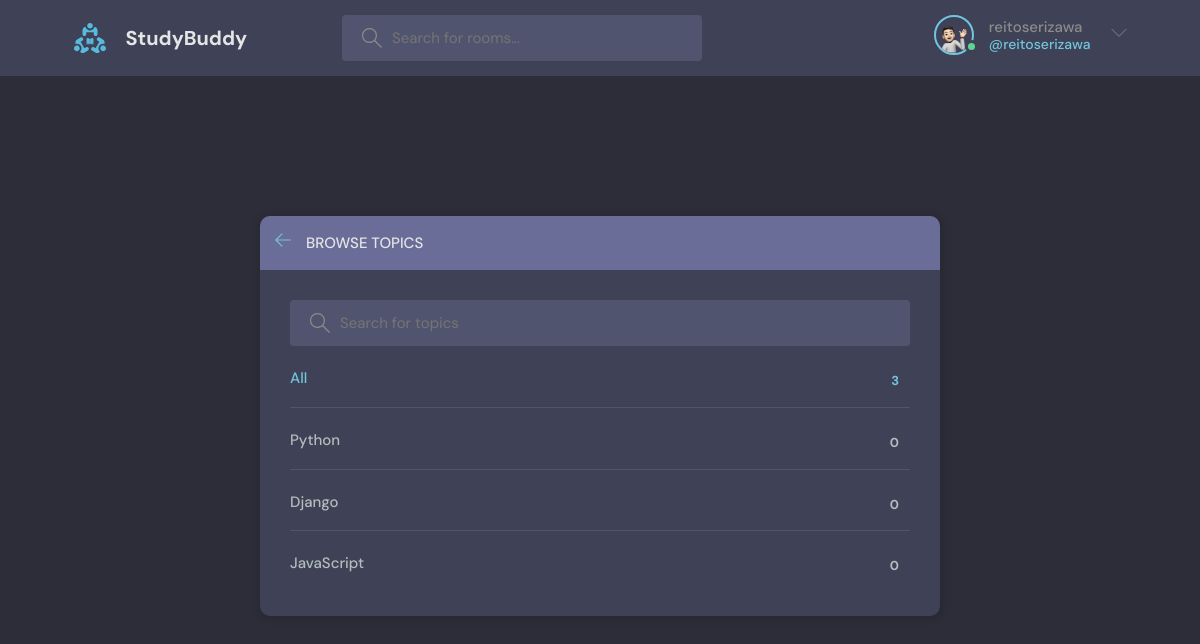
Page /topics/ (signed in) on the earlier database version.
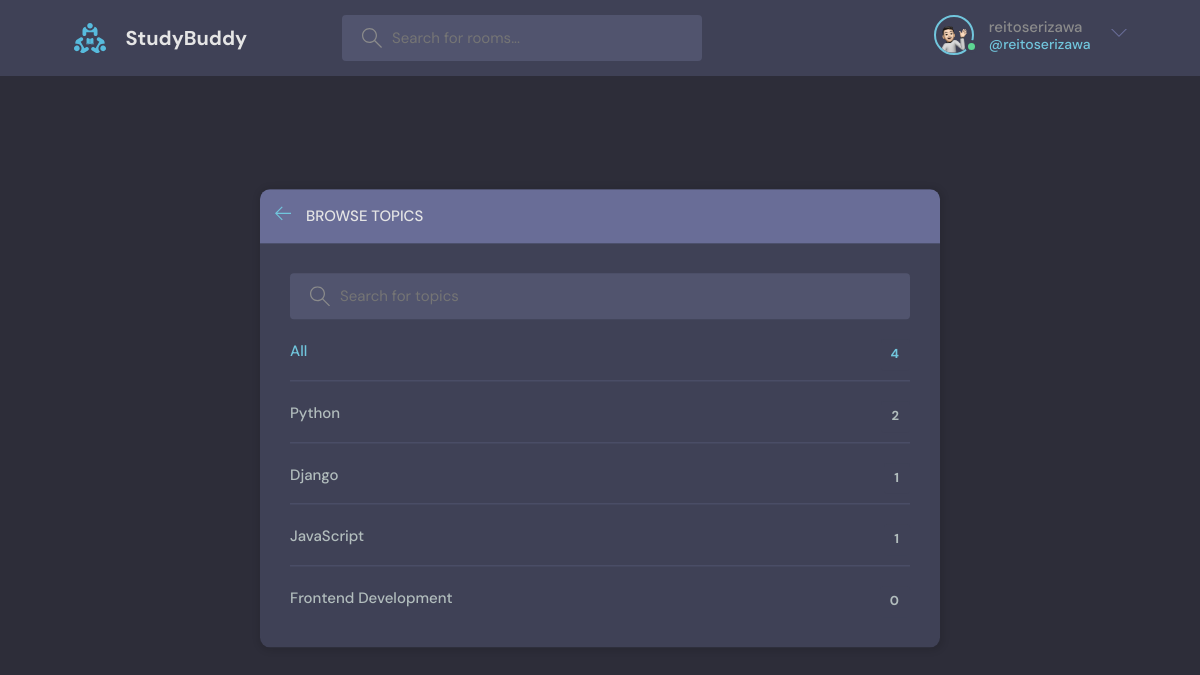
Same page on the later database version.
### base/models.py (models this page shows, shortened)
class Topic(models.Model):
    name = models.CharField(max_length=200)

### base/views.py (the view)
# urls.py: path('topics/', views.topicsPage, name="topics"),
def topicsPage(request):
    q = request.GET.get('q') if request.GET.get('q') != None else ''
    topics = Topic.objects.filter(name__icontains=q)
    context = {'topics': topics}
    return render(request, 'base/topics.html', context)

### base/templates/base/topics.html (shortened to what this page needs)
{%extends 'main.html'%}{%block content%}
<main class="create-room layout">
  <div class="container">
    <div class="layout__box">
      <div class="layout__boxHeader">
        <div class="layout__boxTitle">
          <a href="{{request.META.HTTP_REFERER}}">
            <svg
              version="1.1"
              xmlns="http://www.w3.org/2000/svg"
              width="32"
              height="32"
              viewBox="0 0 32 32"
            >
              <title>arrow-left</title>
              <path
                d="M13.723 2.286l-13.723 13.714 13.719 13.714 1.616-1.611-10.96-10.96h27.625v-2.286h-27.625l10.965-10.965-1.616-1.607z"
              ></path>
            </svg>
          </a>
          <h3>Browse Topics</h3>
        </div>
      </div>
      <div class="topics-page layout__body">
        <form class="header__search" action="" method="GET">
          <label>
            <input name="q" placeholder="Search for topics" />
          </label>
        </form>
        <ul class="topics__list">
          <li>
            <a href="{%url 'topics'%}" class="active"
              >All <span>{{topics.count}}</span></a
            >
          </li>
          {%for topic in topics%}
          <li>
            <a href="{%url 'home'%}?q={{topic.name}}"
              >{{topic.name}} <span>{{topic.room_set.all.count}}</span></a
            >
          </li>
          {%endfor%}
        </ul>
      </div>
    </div>
  </div>
</main>
{%endblock content%}

Differences in the rows shown:
computed for Topic "Python": room_set.all.count "0" → "2"
computed for Topic "Django": room_set.all.count "0" → "1"
computed for Topic "JavaScript": room_set.all.count "0" → "1"
added Topic: name "Frontend Development", room_set.all.count "0"
Other differences:
{{ topics.count }}: "3" → "4"
